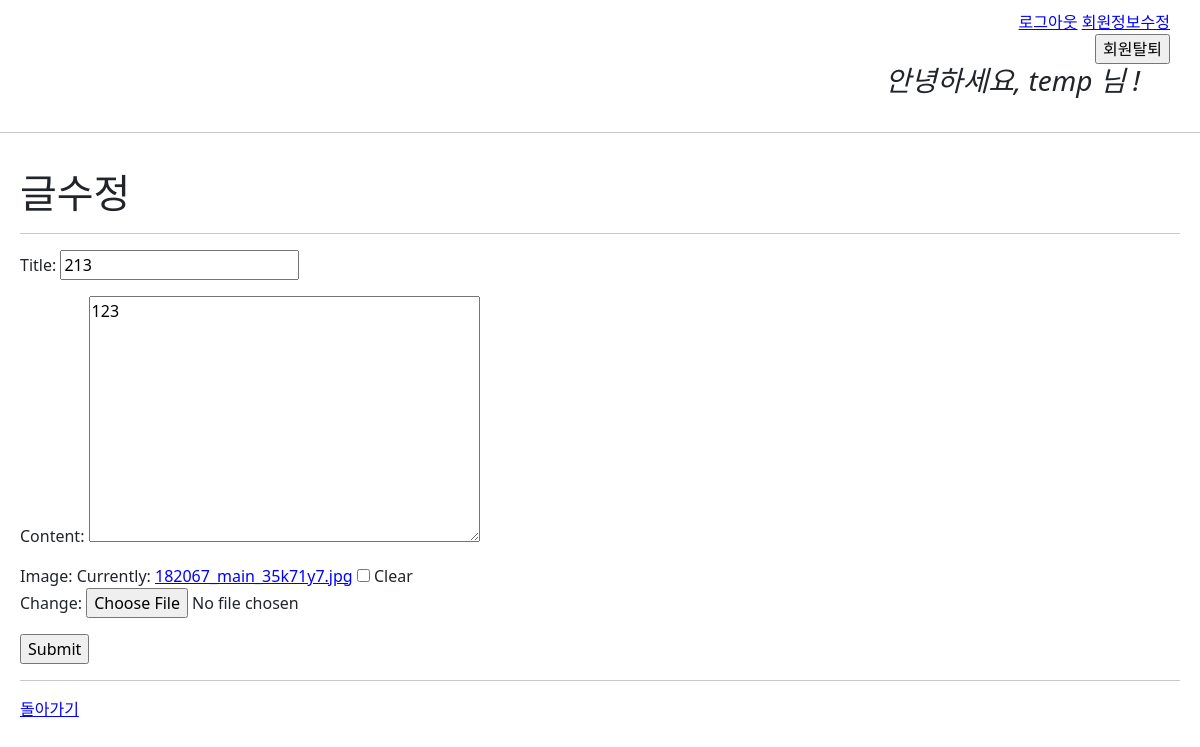
/articles/1/update/ (signed in), run on the app's committed database.
### accounts/models.py (models this page shows)
class User(AbstractUser):
    pass

### articles/models.py (models this page shows, shortened)
class Article(models.Model):
    title = models.CharField(max_length=30)
    content = models.TextField()
    image = models.ImageField(blank=True, null=True)
    thumbnail_img = ImageSpecField(
        source='image',
        processors = [Thumbnail(200, 300)], # 200X300으로 줄이자
        format = 'JPEG', # 어떤 이미지를 넣던지 jpeg로 바꿔서 저장할거야
        options={'quality':80},
    )
    created_at = models.DateTimeField(auto_now_add=True)
    updated_at = models.DateTimeField(auto_now=True)

### articles/views.py (the view)
# urls.py: path('update/', views.update, name="update"),
def update(request, pk):
    article = Article.objects.get(pk=pk)
    if request.method == 'POST':
        form = ArticleForm(request.POST, request.FILES, instance=article)
        if form.is_valid():
            form.save()
            return redirect('articles:detail', pk=article.pk)
    else:
        form = ArticleForm(instance=article)
    context = {'form': form, 'article': article}
    return render(request, 'articles/update.html', context)

### articles/forms.py
class ArticleForm(forms.ModelForm):
    class Meta:
        model = Article
        fields = '__all__'

### articles/templates/articles/update.html
{% extends 'base.html' %}
{% block content %}
  <h1>글수정</h1>
  <hr />
  <form action="{% url 'articles:update' article.pk %}" method="POST"  enctype='multipart/form-data'>
    {% csrf_token %} {{form.as_p}}
    <input type="submit" />
  </form>
  <hr />
  <a href="{% url 'articles:detail' article.pk %}">돌아가기</a>
{% endblock content %}

### templates/base.html (shortened to what this page needs)
{% load static %}
<!DOCTYPE html>
<html lang="en">
  <head>
    <link href="https://cdn.jsdelivr.net/npm/bootstrap@5.3.0-alpha1/dist/css/bootstrap.min.css" rel="stylesheet">
    <link rel="stylesheet" href="{% static 'base.css' %}">
  </head>
  <body>
    <div id="nav">
      {% if user.is_authenticated %}
        <a href="{% url 'accounts:logout' %}">로그아웃</a>
        <a href="{% url 'accounts:update' %}">회원정보수정</a>
        <form action="{% url 'accounts:delete' %}" method="POST">
          <input type="submit" value="회원탈퇴">
        </form>
        <h3 id="user-hello"><i>안녕하세요, {{user}} 님 !</i></h3>
      {% else %}
        <a href="{% url 'accounts:signup' %}">회원가입</a>
        <a href="{% url 'accounts:login' %}">로그인</a>
      {% endif %}
    </div>
    <hr>
    <div id="content">
      {% block content %}{% endblock content %}
    </div>
  </body>
</html>

### static/base.css (style rules this page uses)
a { color: blue; }
#content { padding: 20px; }
#nav { text-align: right; padding: 10px 30px 10px; }
#user-hello { text-align: right; padding-right: 30px; }

### data on the page
User: username "temp"
Article: title "213", content "123"
